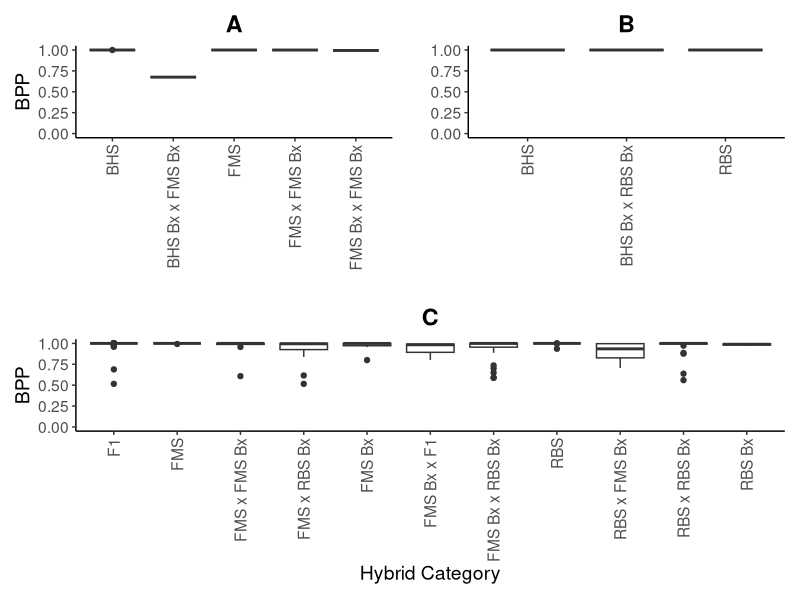
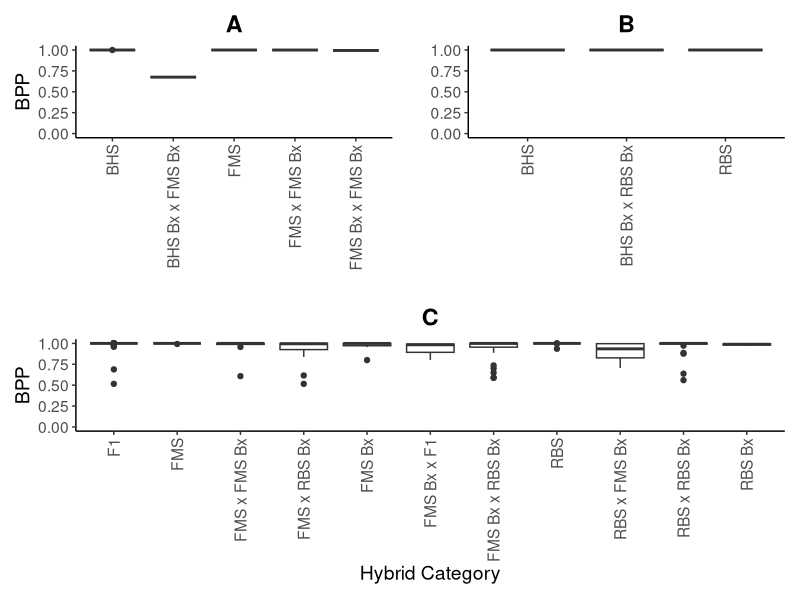

The R script that drew these images, in order:
library(ggplot2)
library(patchwork)

cdisxclat<-read.csv("cdis_x_clat_newhybrids_bpp.txt", header=TRUE, sep="\t")
cdisxxtex<-read.csv("cdis_x_xtex_newhybrids_bpp.txt", header=TRUE, sep="\t")
clatxxtex<-read.csv("clat_x_xtex_newhybrids_bpp.txt", header=TRUE, sep="\t")

myTheme <- theme(legend.position="none", panel.grid.major = element_blank(), 
                 axis.text.x = element_text(angle = 90, vjust = 0.5, hjust=1),
                 panel.grid.minor = element_blank(), 
                 panel.background = element_blank(), 
                 axis.line = element_line(colour = "black"), 
                 plot.title = element_text(hjust=0.5, face="bold"),
                 text=element_text(size=14)) 


pCdisxClat <- ggplot(cdisxclat, aes(x=cat, y=bpp)) +
  geom_boxplot() + ylim(c(0.0,1.0)) +
  myTheme + ggtitle("A") + xlab("") + ylab("BPP") +
  scale_x_discrete(labels=function(x){ x=gsub("_X_", " x ", x, fixed=TRUE); gsub("Bx", " Bx", x, fixed=TRUE)})

pCdisxXtex <- ggplot(cdisxxtex, aes(x=cat, y=bpp)) +
  geom_boxplot() + ylim(c(0.0,1.0))+
  myTheme + ggtitle("B") + xlab("") + ylab("") +
  scale_x_discrete(labels=function(x){ x=gsub("_X_", " x ", x, fixed=TRUE); gsub("Bx", " Bx", x, fixed=TRUE)})

pClatxXtex <- ggplot(clatxxtex, aes(x=cat, y=bpp)) +
  geom_boxplot() + ylim(c(0.0,1.0))+
  myTheme + ggtitle("C") + ylab("BPP") + xlab("Hybrid Category") +
  scale_x_discrete(labels=function(x){ x=gsub("_X_", " x ", x, fixed=TRUE); gsub("Bx", " Bx", x, fixed=TRUE)})

(pCdisxClat | pCdisxXtex) / pClatxXtex

ggsave("newhybrids_bpp.png", device="png", dpi=600)
